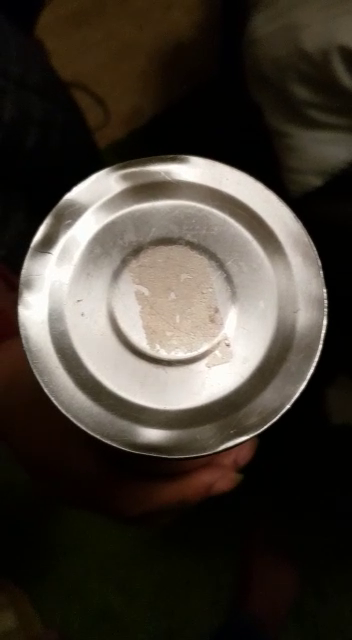
#> input picture frame 13 of backgroundelimination/zoombottle1.mp4, 352 x 640 px
$ python blackcontour.py   (older library calls are emulated)
#> lines starting #> are read from the running program, lines starting #| are printed output that depends on the picture; after the words box and inside, x2 and y2 are one past the last pixel; in counts of white or black regions, pixels touching at a corner belong together
import numpy as np
import cv2
import numpy as np
import os

cap = cv2.VideoCapture("zoombottle1.mp4")

try:
    if not os.path.exists('data'):
        os.makedirs('data')
except OSError:
    print ('Error: Creating directory of data')

subtractor = cv2.createBackgroundSubtractorMOG2(history=20, varThreshold=25, detectShadows=True)

currentFrame = 0

while True:
    _, frame = cap.read()
#> frame is the input picture: shape (640, 352, 3); mean B, G, R 51.8, 60.3, 67

    mask = subtractor.apply(frame)
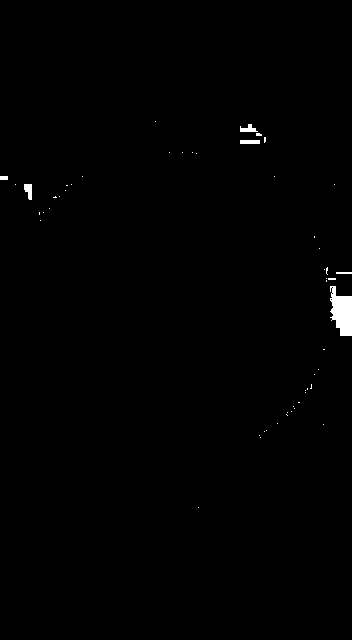
#> mask: shape (640, 352); values 127 (black) and 255 (white), 0.53% white; 53 white regions (47 under 20 px), largest, box (x1, y1, x2, y2) and area: (330, 286, 352, 336) 764, (24, 184, 32, 200) 93, (240, 124, 258, 132) 84, (240, 140, 260, 144) 80, (0, 176, 8, 180) 32, (336, 272, 352, 274) 32

    #img = cv2.pyrDown(cv2.imread('uprollround.png', cv2.IMREAD_UNCHANGED))

    """# threshold image
    ret, threshed_img = cv2.threshold(cv2.cvtColor(img, cv2.COLOR_BGR2GRAY),
                127, 255, cv2.THRESH_BINARY)"""
    # find contours and get the external one
    image, contours, hier = cv2.findContours(mask, cv2.RETR_EXTERNAL,
                cv2.CHAIN_APPROX_SIMPLE)
#> contours = [[[0, 0], [0, 639], [351, 639], [351, 0]]]

    cv2.drawContours(mask, contours, -1, (255, 255, 0), 1)
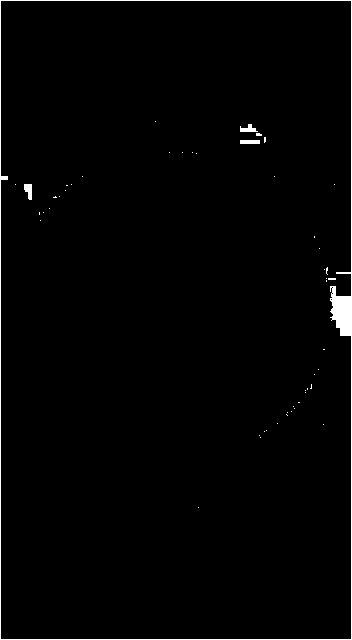
#> mask: shape (640, 352); values 127 (black) and 255 (white), 1.4% white; 51 white regions (47 under 20 px), largest, box (x1, y1, x2, y2) and area: (0, 0, 352, 640) 2762, (24, 184, 32, 200) 93, (240, 124, 258, 132) 84, (240, 140, 260, 144) 80

    #cv2.imshow("contours", img)

    # Saves image of the current frame in jpg file
    name = './data/frame' + str(currentFrame) + '.jpg'
    print ('Creating...' + name)
    cv2.imwrite(name, mask)

    # To stop duplicate images
    currentFrame += 1


    cv2.imshow("Frame", frame)
    cv2.imshow("mask", mask)

    key = cv2.waitKey(30)
#> (key Esc is pressed here)
    if key == 27:
        break

cap.release()
cv2.destroyAllWindows()

$ run again, starting later in the video
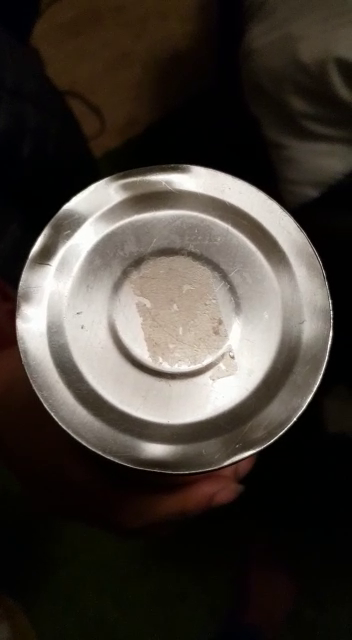
#> input picture frame 105 of backgroundelimination/zoombottle1.mp4, 352 x 640 px
#> frame is the input picture: shape (640, 352, 3); mean B, G, R 54.2, 60.8, 67.2
#> `mask = subtractor.apply(frame)`:
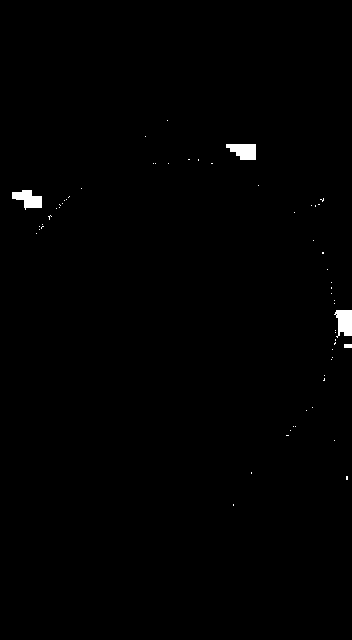
#> mask: shape (640, 352); values 127 (black) and 255 (white), 0.55% white; 59 white regions (55 under 20 px), largest, box (x1, y1, x2, y2) and area: (334, 310, 352, 338) 370, (226, 144, 256, 160) 368, (12, 190, 42, 210) 362, (344, 344, 352, 348) 32
#> contours = [[[0, 0], [0, 639], [351, 639], [351, 0]]]
#> `cv2.drawContours(mask, contours, -1, (255, 255, 0), 1)`:
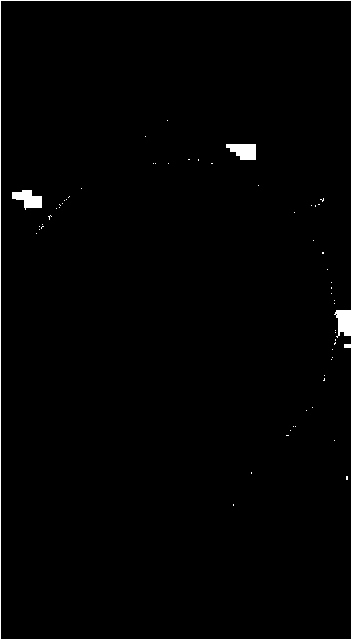
#> mask: shape (640, 352); values 127 (black) and 255 (white), 1.4% white; 58 white regions (55 under 20 px), largest, box (x1, y1, x2, y2) and area: (0, 0, 352, 640) 2352, (226, 144, 256, 160) 368, (12, 190, 42, 210) 362
